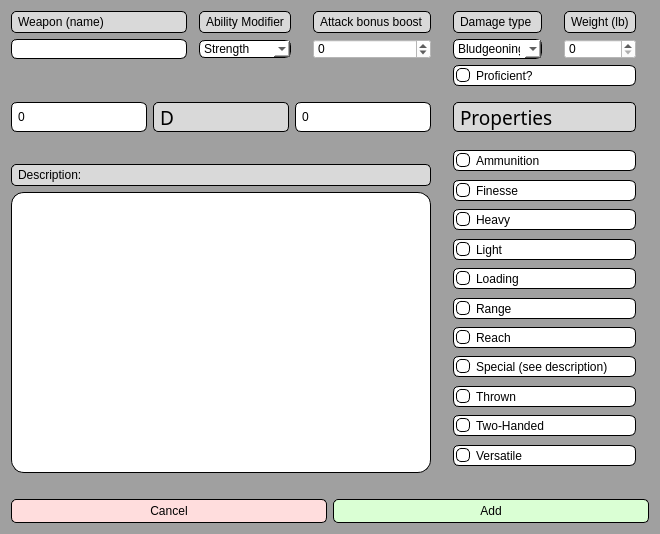
<?xml version="1.0" encoding="UTF-8"?>
<ui version="4.0">
 <class>magicItemAdder_window</class>
 <widget class="QDialog" name="magicItemAdder_window">
  <property name="geometry">
   <rect>
    <x>0</x>
    <y>0</y>
    <width>660</width>
    <height>534</height>
   </rect>
  </property>
  <property name="windowTitle">
   <string>Dialog</string>
  </property>
  <property name="styleSheet">
   <string notr="true">background: rgb(160, 160, 160)</string>
  </property>
  <layout class="QGridLayout" name="gridLayout">
   <item row="1" column="0">
    <widget class="QPushButton" name="weaponAdderCancel_button">
     <property name="styleSheet">
      <string notr="true">QPushButton{
border-style: outset;
border-width: 1px;
border-radius: 5px;
border-color: black;
background-color:rgb(255, 221, 221);
padding:4px;
}

QPushButton::hover{
background-color: rgb(255, 184, 184);
}

QPushButton::pressed{
background-color: rgb(255, 140, 140);
}

</string>
     </property>
     <property name="text">
      <string>Cancel</string>
     </property>
     <property name="autoDefault">
      <bool>false</bool>
     </property>
    </widget>
   </item>
   <item row="1" column="1">
    <widget class="QPushButton" name="weaponAdderAdd_button">
     <property name="styleSheet">
      <string notr="true">QPushButton{
border-style: outset;
border-width: 1px;
border-radius: 5px;
border-color: black;
background-color:rgb(218, 255, 212);
padding:4px;
}

QPushButton::hover{
background-color: rgb(182, 255, 181);
}

QPushButton::pressed{
background-color: rgb(135, 255, 129);
}

</string>
     </property>
     <property name="text">
      <string>Add</string>
     </property>
     <property name="autoDefault">
      <bool>false</bool>
     </property>
     <property name="default">
      <bool>true</bool>
     </property>
    </widget>
   </item>
   <item row="0" column="0" colspan="2">
    <layout class="QGridLayout" name="gridLayout_2">
     <item row="0" column="3" rowspan="2">
      <spacer name="horizontalSpacer_4">
       <property name="orientation">
        <enum>Qt::Horizontal</enum>
       </property>
       <property name="sizeType">
        <enum>QSizePolicy::Fixed</enum>
       </property>
       <property name="sizeHint" stdset="0">
        <size>
         <width>10</width>
         <height>20</height>
        </size>
       </property>
      </spacer>
     </item>
     <item row="1" column="4">
      <widget class="QSpinBox" name="attackBonus_entry">
       <property name="minimumSize">
        <size>
         <width>40</width>
         <height>20</height>
        </size>
       </property>
       <property name="cursor">
        <cursorShape>WhatsThisCursor</cursorShape>
       </property>
       <property name="statusTip">
        <string>Spell attack bonus is auto-calculated, but you can add an additional boost here</string>
       </property>
       <property name="styleSheet">
        <string notr="true">QSpinBox::hover{
background-color: rgb(225, 225, 225)
}

QSpinBox{
background-color:white
}</string>
       </property>
       <property name="minimum">
        <number>-5</number>
       </property>
      </widget>
     </item>
     <item row="4" column="0" colspan="5">
      <layout class="QHBoxLayout" name="horizontalLayout">
       <item>
        <widget class="QSpinBox" name="weaponAdderNumberOfDice_entry">
         <property name="maximumSize">
          <size>
           <width>16777215</width>
           <height>30</height>
          </size>
         </property>
         <property name="statusTip">
          <string>Type of hit dice (number of sides)</string>
         </property>
         <property name="styleSheet">
          <string notr="true">QSpinBox{
border-style: outset;
border-width: 1px;
border-radius: 6px;
border-color: black;
padding-right:6px;
background:white;
padding:4
}

QSpinBox::hover{
background-color: rgb(225, 225, 225)
}

</string>
         </property>
         <property name="buttonSymbols">
          <enum>QAbstractSpinBox::NoButtons</enum>
         </property>
        </widget>
       </item>
       <item>
        <widget class="QLabel" name="weaponD_label">
         <property name="maximumSize">
          <size>
           <width>16777215</width>
           <height>30</height>
          </size>
         </property>
         <property name="font">
          <font>
           <family>Rockwell</family>
           <pointsize>14</pointsize>
          </font>
         </property>
         <property name="styleSheet">
          <string notr="true">QLabel{
border-style: outset;
border-width: 1px;
border-radius: 5px;
border-color: black;
background-color:rgb(217,217,217);
padding:1px;
}</string>
         </property>
         <property name="text">
          <string>D</string>
         </property>
        </widget>
       </item>
       <item>
        <widget class="QSpinBox" name="weaponAdderTypeOfDice_entry">
         <property name="maximumSize">
          <size>
           <width>16777215</width>
           <height>30</height>
          </size>
         </property>
         <property name="statusTip">
          <string>Type of hit dice (number of sides)</string>
         </property>
         <property name="styleSheet">
          <string notr="true">QSpinBox{
border-style: outset;
border-width: 1px;
border-radius: 6px;
border-color: black;
padding-right:6px;
background:white;
padding:4
}

QSpinBox::hover{
background-color: rgb(225, 225, 225)
}

</string>
         </property>
         <property name="buttonSymbols">
          <enum>QAbstractSpinBox::NoButtons</enum>
         </property>
        </widget>
       </item>
      </layout>
     </item>
     <item row="0" column="4">
      <widget class="QLabel" name="weaponAttackBonus_">
       <property name="cursor">
        <cursorShape>ArrowCursor</cursorShape>
       </property>
       <property name="styleSheet">
        <string notr="true">QLabel{
border-style: outset;
border-width: 1px;
border-radius: 5px;
border-color: black;
background-color:rgb(217,217,217);
padding:3px;
}</string>
       </property>
       <property name="frameShape">
        <enum>QFrame::Box</enum>
       </property>
       <property name="frameShadow">
        <enum>QFrame::Raised</enum>
       </property>
       <property name="text">
        <string>Attack bonus boost</string>
       </property>
      </widget>
     </item>
     <item row="7" column="0" colspan="5">
      <widget class="QTextEdit" name="weaponAdderDescription_textArea">
       <property name="cursor" stdset="0">
        <cursorShape>SizeVerCursor</cursorShape>
       </property>
       <property name="styleSheet">
        <string notr="true">QTextEdit{
background-color: white;
border-style: outset;
border-width: 1px;
border-radius: 13px;
border-color: black
}

QTextEdit::hover{
background-color: rgb(225, 225, 225);
}</string>
       </property>
       <property name="acceptRichText">
        <bool>false</bool>
       </property>
      </widget>
     </item>
     <item row="6" column="0" colspan="5">
      <widget class="QLabel" name="weaponAdderDescription_label">
       <property name="cursor">
        <cursorShape>ArrowCursor</cursorShape>
       </property>
       <property name="styleSheet">
        <string notr="true">QLabel{
border-style: outset;
border-width: 1px;
border-radius: 5px;
border-color: black;
background-color:rgb(217,217,217);
padding:3px;
}</string>
       </property>
       <property name="frameShape">
        <enum>QFrame::Box</enum>
       </property>
       <property name="frameShadow">
        <enum>QFrame::Raised</enum>
       </property>
       <property name="text">
        <string>Description:</string>
       </property>
      </widget>
     </item>
     <item row="4" column="6" rowspan="4" colspan="3">
      <layout class="QGridLayout" name="gridLayout_4">
       <item row="18" column="0">
        <widget class="QCheckBox" name="special_checkBox">
         <property name="cursor">
          <cursorShape>WhatsThisCursor</cursorShape>
         </property>
         <property name="statusTip">
          <string>You might use acrobatics for keeping yourself standing on your feet, doing parkcour, or trying to make hard-to-make jumps</string>
         </property>
         <property name="styleSheet">
          <string notr="true">QCheckBox{
background-color: white;
border-style: outset;
border-width: 1px;
border-radius: 6px;
border-color: black;
padding: 2}

QCheckBox::indicator{
border-color:black;
border-style:outset;
border-width:1px;
border-radius:5px;
background-color:white
}

QCheckBox::indicator:hover{
background-color: rgb(225, 225, 225)
}

QCheckBox::indicator:checked{
background-color: rgb(75,75,75)
}</string>
         </property>
         <property name="text">
          <string>Special (see description)</string>
         </property>
        </widget>
       </item>
       <item row="20" column="0">
        <widget class="QCheckBox" name="thrown_checkBox">
         <property name="cursor">
          <cursorShape>WhatsThisCursor</cursorShape>
         </property>
         <property name="statusTip">
          <string>You might use acrobatics for keeping yourself standing on your feet, doing parkcour, or trying to make hard-to-make jumps</string>
         </property>
         <property name="styleSheet">
          <string notr="true">QCheckBox{
background-color: white;
border-style: outset;
border-width: 1px;
border-radius: 6px;
border-color: black;
padding: 2}

QCheckBox::indicator{
border-color:black;
border-style:outset;
border-width:1px;
border-radius:5px;
background-color:white
}

QCheckBox::indicator:hover{
background-color: rgb(225, 225, 225)
}

QCheckBox::indicator:checked{
background-color: rgb(75,75,75)
}</string>
         </property>
         <property name="text">
          <string>Thrown</string>
         </property>
        </widget>
       </item>
       <item row="12" column="0">
        <widget class="QCheckBox" name="loading_checkBox">
         <property name="styleSheet">
          <string notr="true">QCheckBox{
background-color: white;
border-style: outset;
border-width: 1px;
border-radius: 6px;
border-color: black;
padding: 2}

QCheckBox::indicator{
border-color:black;
border-style:outset;
border-width:1px;
border-radius:5px;
background-color:white
}

QCheckBox::indicator:hover{
background-color: rgb(225, 225, 225)
}

QCheckBox::indicator:checked{
background-color: rgb(75,75,75)
}</string>
         </property>
         <property name="text">
          <string>Loading</string>
         </property>
        </widget>
       </item>
       <item row="10" column="0">
        <widget class="QCheckBox" name="light_checkBox">
         <property name="styleSheet">
          <string notr="true">QCheckBox{
background-color: white;
border-style: outset;
border-width: 1px;
border-radius: 6px;
border-color: black;
padding: 2}

QCheckBox::indicator{
border-color:black;
border-style:outset;
border-width:1px;
border-radius:5px;
background-color:white
}

QCheckBox::indicator:hover{
background-color: rgb(225, 225, 225)
}

QCheckBox::indicator:checked{
background-color: rgb(75,75,75)
}</string>
         </property>
         <property name="text">
          <string>Light</string>
         </property>
        </widget>
       </item>
       <item row="4" column="0">
        <widget class="QCheckBox" name="ammunition_checkBox">
         <property name="styleSheet">
          <string notr="true">QCheckBox{
background-color: white;
border-style: outset;
border-width: 1px;
border-radius: 6px;
border-color: black;
padding: 2}

QCheckBox::indicator{
border-color:black;
border-style:outset;
border-width:1px;
border-radius:5px;
background-color:white
}

QCheckBox::indicator:hover{
background-color: rgb(225, 225, 225)
}

QCheckBox::indicator:checked{
background-color: rgb(75,75,75)
}</string>
         </property>
         <property name="text">
          <string>Ammunition</string>
         </property>
        </widget>
       </item>
       <item row="6" column="0">
        <widget class="QCheckBox" name="finesse_checkBox">
         <property name="styleSheet">
          <string notr="true">QCheckBox{
background-color: white;
border-style: outset;
border-width: 1px;
border-radius: 6px;
border-color: black;
padding: 2}

QCheckBox::indicator{
border-color:black;
border-style:outset;
border-width:1px;
border-radius:5px;
background-color:white
}

QCheckBox::indicator:hover{
background-color: rgb(225, 225, 225)
}

QCheckBox::indicator:checked{
background-color: rgb(75,75,75)
}</string>
         </property>
         <property name="text">
          <string>Finesse</string>
         </property>
        </widget>
       </item>
       <item row="14" column="0">
        <widget class="QCheckBox" name="range_checkBox">
         <property name="styleSheet">
          <string notr="true">QCheckBox{
background-color: white;
border-style: outset;
border-width: 1px;
border-radius: 6px;
border-color: black;
padding: 2}

QCheckBox::indicator{
border-color:black;
border-style:outset;
border-width:1px;
border-radius:5px;
background-color:white
}

QCheckBox::indicator:hover{
background-color: rgb(225, 225, 225)
}

QCheckBox::indicator:checked{
background-color: rgb(75,75,75)
}</string>
         </property>
         <property name="text">
          <string>Range</string>
         </property>
        </widget>
       </item>
       <item row="8" column="0">
        <widget class="QCheckBox" name="heavy_checkBox">
         <property name="styleSheet">
          <string notr="true">QCheckBox{
background-color: white;
border-style: outset;
border-width: 1px;
border-radius: 6px;
border-color: black;
padding: 2}

QCheckBox::indicator{
border-color:black;
border-style:outset;
border-width:1px;
border-radius:5px;
background-color:white
}

QCheckBox::indicator:hover{
background-color: rgb(225, 225, 225)
}

QCheckBox::indicator:checked{
background-color: rgb(75,75,75)
}</string>
         </property>
         <property name="text">
          <string>Heavy</string>
         </property>
        </widget>
       </item>
       <item row="24" column="0">
        <widget class="QCheckBox" name="versatile_checkBox">
         <property name="cursor">
          <cursorShape>WhatsThisCursor</cursorShape>
         </property>
         <property name="statusTip">
          <string>You might use acrobatics for keeping yourself standing on your feet, doing parkcour, or trying to make hard-to-make jumps</string>
         </property>
         <property name="styleSheet">
          <string notr="true">QCheckBox{
background-color: white;
border-style: outset;
border-width: 1px;
border-radius: 6px;
border-color: black;
padding: 2}

QCheckBox::indicator{
border-color:black;
border-style:outset;
border-width:1px;
border-radius:5px;
background-color:white
}

QCheckBox::indicator:hover{
background-color: rgb(225, 225, 225)
}

QCheckBox::indicator:checked{
background-color: rgb(75,75,75)
}</string>
         </property>
         <property name="text">
          <string>Versatile</string>
         </property>
        </widget>
       </item>
       <item row="0" column="0" alignment="Qt::AlignTop">
        <widget class="QLabel" name="weaponProperties_label">
         <property name="maximumSize">
          <size>
           <width>16777215</width>
           <height>30</height>
          </size>
         </property>
         <property name="font">
          <font>
           <family>Rockwell</family>
           <pointsize>14</pointsize>
          </font>
         </property>
         <property name="cursor">
          <cursorShape>ArrowCursor</cursorShape>
         </property>
         <property name="styleSheet">
          <string notr="true">QLabel{
border-style: outset;
border-width: 1px;
border-radius: 5px;
border-color: black;
background-color:rgb(217,217,217);
padding:1px;
}</string>
         </property>
         <property name="text">
          <string>Properties</string>
         </property>
        </widget>
       </item>
       <item row="22" column="0">
        <widget class="QCheckBox" name="twoHanded_checkBox">
         <property name="cursor">
          <cursorShape>WhatsThisCursor</cursorShape>
         </property>
         <property name="statusTip">
          <string>You might use acrobatics for keeping yourself standing on your feet, doing parkcour, or trying to make hard-to-make jumps</string>
         </property>
         <property name="styleSheet">
          <string notr="true">QCheckBox{
background-color: white;
border-style: outset;
border-width: 1px;
border-radius: 6px;
border-color: black;
padding: 2}

QCheckBox::indicator{
border-color:black;
border-style:outset;
border-width:1px;
border-radius:5px;
background-color:white
}

QCheckBox::indicator:hover{
background-color: rgb(225, 225, 225)
}

QCheckBox::indicator:checked{
background-color: rgb(75,75,75)
}</string>
         </property>
         <property name="text">
          <string>Two-Handed</string>
         </property>
        </widget>
       </item>
       <item row="16" column="0">
        <widget class="QCheckBox" name="reach_checkBox">
         <property name="styleSheet">
          <string notr="true">QCheckBox{
background-color: white;
border-style: outset;
border-width: 1px;
border-radius: 6px;
border-color: black;
padding: 2}

QCheckBox::indicator{
border-color:black;
border-style:outset;
border-width:1px;
border-radius:5px;
background-color:white
}

QCheckBox::indicator:hover{
background-color: rgb(225, 225, 225)
}

QCheckBox::indicator:checked{
background-color: rgb(75,75,75)
}</string>
         </property>
         <property name="text">
          <string>Reach</string>
         </property>
        </widget>
       </item>
       <item row="2" column="0">
        <spacer name="verticalSpacer_3">
         <property name="orientation">
          <enum>Qt::Vertical</enum>
         </property>
         <property name="sizeType">
          <enum>QSizePolicy::Fixed</enum>
         </property>
         <property name="sizeHint" stdset="0">
          <size>
           <width>20</width>
           <height>10</height>
          </size>
         </property>
        </spacer>
       </item>
       <item row="5" column="0">
        <spacer name="verticalSpacer_6">
         <property name="orientation">
          <enum>Qt::Vertical</enum>
         </property>
         <property name="sizeHint" stdset="0">
          <size>
           <width>20</width>
           <height>40</height>
          </size>
         </property>
        </spacer>
       </item>
       <item row="9" column="0">
        <spacer name="verticalSpacer_8">
         <property name="orientation">
          <enum>Qt::Vertical</enum>
         </property>
         <property name="sizeHint" stdset="0">
          <size>
           <width>20</width>
           <height>40</height>
          </size>
         </property>
        </spacer>
       </item>
       <item row="7" column="0">
        <spacer name="verticalSpacer_7">
         <property name="orientation">
          <enum>Qt::Vertical</enum>
         </property>
         <property name="sizeHint" stdset="0">
          <size>
           <width>20</width>
           <height>40</height>
          </size>
         </property>
        </spacer>
       </item>
       <item row="13" column="0">
        <spacer name="verticalSpacer_10">
         <property name="orientation">
          <enum>Qt::Vertical</enum>
         </property>
         <property name="sizeHint" stdset="0">
          <size>
           <width>20</width>
           <height>40</height>
          </size>
         </property>
        </spacer>
       </item>
       <item row="15" column="0">
        <spacer name="verticalSpacer_11">
         <property name="orientation">
          <enum>Qt::Vertical</enum>
         </property>
         <property name="sizeHint" stdset="0">
          <size>
           <width>20</width>
           <height>40</height>
          </size>
         </property>
        </spacer>
       </item>
       <item row="11" column="0">
        <spacer name="verticalSpacer_9">
         <property name="orientation">
          <enum>Qt::Vertical</enum>
         </property>
         <property name="sizeHint" stdset="0">
          <size>
           <width>20</width>
           <height>40</height>
          </size>
         </property>
        </spacer>
       </item>
       <item row="27" column="0">
        <spacer name="verticalSpacer_4">
         <property name="orientation">
          <enum>Qt::Vertical</enum>
         </property>
         <property name="sizeHint" stdset="0">
          <size>
           <width>20</width>
           <height>40</height>
          </size>
         </property>
        </spacer>
       </item>
       <item row="17" column="0">
        <spacer name="verticalSpacer_12">
         <property name="orientation">
          <enum>Qt::Vertical</enum>
         </property>
         <property name="sizeHint" stdset="0">
          <size>
           <width>20</width>
           <height>40</height>
          </size>
         </property>
        </spacer>
       </item>
       <item row="21" column="0">
        <spacer name="verticalSpacer_14">
         <property name="orientation">
          <enum>Qt::Vertical</enum>
         </property>
         <property name="sizeHint" stdset="0">
          <size>
           <width>20</width>
           <height>40</height>
          </size>
         </property>
        </spacer>
       </item>
       <item row="19" column="0">
        <spacer name="verticalSpacer_13">
         <property name="orientation">
          <enum>Qt::Vertical</enum>
         </property>
         <property name="sizeHint" stdset="0">
          <size>
           <width>20</width>
           <height>40</height>
          </size>
         </property>
        </spacer>
       </item>
       <item row="23" column="0">
        <spacer name="verticalSpacer_15">
         <property name="orientation">
          <enum>Qt::Vertical</enum>
         </property>
         <property name="sizeHint" stdset="0">
          <size>
           <width>20</width>
           <height>40</height>
          </size>
         </property>
        </spacer>
       </item>
       <item row="26" column="0">
        <spacer name="verticalSpacer_16">
         <property name="orientation">
          <enum>Qt::Vertical</enum>
         </property>
         <property name="sizeHint" stdset="0">
          <size>
           <width>20</width>
           <height>40</height>
          </size>
         </property>
        </spacer>
       </item>
       <item row="25" column="0">
        <spacer name="verticalSpacer_17">
         <property name="orientation">
          <enum>Qt::Vertical</enum>
         </property>
         <property name="sizeHint" stdset="0">
          <size>
           <width>20</width>
           <height>40</height>
          </size>
         </property>
        </spacer>
       </item>
       <item row="3" column="0">
        <spacer name="verticalSpacer_18">
         <property name="orientation">
          <enum>Qt::Vertical</enum>
         </property>
         <property name="sizeHint" stdset="0">
          <size>
           <width>20</width>
           <height>40</height>
          </size>
         </property>
        </spacer>
       </item>
      </layout>
     </item>
     <item row="1" column="8">
      <widget class="QSpinBox" name="weight_entry">
       <property name="minimumSize">
        <size>
         <width>40</width>
         <height>20</height>
        </size>
       </property>
       <property name="cursor">
        <cursorShape>WhatsThisCursor</cursorShape>
       </property>
       <property name="statusTip">
        <string>Initiative score boost. Initiative is your dexterity modifier by default, but some things can increase it beyond that</string>
       </property>
       <property name="styleSheet">
        <string notr="true">QSpinBox::hover{
background-color: rgb(225, 225, 225)
}

QSpinBox{
background-color:white
}</string>
       </property>
      </widget>
     </item>
     <item row="5" column="0">
      <spacer name="verticalSpacer_5">
       <property name="orientation">
        <enum>Qt::Vertical</enum>
       </property>
       <property name="sizeType">
        <enum>QSizePolicy::Fixed</enum>
       </property>
       <property name="sizeHint" stdset="0">
        <size>
         <width>20</width>
         <height>20</height>
        </size>
       </property>
      </spacer>
     </item>
     <item row="0" column="6" alignment="Qt::AlignTop">
      <widget class="QLabel" name="damageType_label">
       <property name="cursor">
        <cursorShape>ArrowCursor</cursorShape>
       </property>
       <property name="styleSheet">
        <string notr="true">QLabel{
border-style: outset;
border-width: 1px;
border-radius: 5px;
border-color: black;
background-color:rgb(217,217,217);
padding:3px;
}</string>
       </property>
       <property name="frameShape">
        <enum>QFrame::Box</enum>
       </property>
       <property name="frameShadow">
        <enum>QFrame::Raised</enum>
       </property>
       <property name="text">
        <string>Damage type</string>
       </property>
      </widget>
     </item>
     <item row="0" column="0" alignment="Qt::AlignTop">
      <widget class="QLabel" name="weaponName_label">
       <property name="cursor">
        <cursorShape>ArrowCursor</cursorShape>
       </property>
       <property name="styleSheet">
        <string notr="true">QLabel{
border-style: outset;
border-width: 1px;
border-radius: 5px;
border-color: black;
background-color:rgb(217,217,217);
padding:3px;
}</string>
       </property>
       <property name="frameShape">
        <enum>QFrame::Box</enum>
       </property>
       <property name="frameShadow">
        <enum>QFrame::Raised</enum>
       </property>
       <property name="text">
        <string>Weapon (name)</string>
       </property>
      </widget>
     </item>
     <item row="0" column="5" rowspan="2">
      <spacer name="horizontalSpacer_2">
       <property name="orientation">
        <enum>Qt::Horizontal</enum>
       </property>
       <property name="sizeType">
        <enum>QSizePolicy::Fixed</enum>
       </property>
       <property name="sizeHint" stdset="0">
        <size>
         <width>10</width>
         <height>20</height>
        </size>
       </property>
      </spacer>
     </item>
     <item row="1" column="0" alignment="Qt::AlignTop">
      <widget class="QLineEdit" name="weaponAdderName_entry">
       <property name="minimumSize">
        <size>
         <width>0</width>
         <height>20</height>
        </size>
       </property>
       <property name="cursor">
        <cursorShape>SizeVerCursor</cursorShape>
       </property>
       <property name="styleSheet">
        <string notr="true">QLineEdit{
background-color: white;
border-style: outset;
border-width: 1px;
border-radius: 6px;
border-color: black
}

QLineEdit::hover{
background-color: rgb(225, 225, 225);
}</string>
       </property>
      </widget>
     </item>
     <item row="8" column="0" colspan="10">
      <spacer name="verticalSpacer">
       <property name="orientation">
        <enum>Qt::Vertical</enum>
       </property>
       <property name="sizeType">
        <enum>QSizePolicy::Fixed</enum>
       </property>
       <property name="sizeHint" stdset="0">
        <size>
         <width>20</width>
         <height>20</height>
        </size>
       </property>
      </spacer>
     </item>
     <item row="2" column="0">
      <spacer name="verticalSpacer_2">
       <property name="orientation">
        <enum>Qt::Vertical</enum>
       </property>
       <property name="sizeType">
        <enum>QSizePolicy::Fixed</enum>
       </property>
       <property name="sizeHint" stdset="0">
        <size>
         <width>20</width>
         <height>20</height>
        </size>
       </property>
      </spacer>
     </item>
     <item row="0" column="9">
      <widget class="QLabel" name="magicItemAdderRarity_label_2">
       <property name="text">
        <string/>
       </property>
      </widget>
     </item>
     <item row="1" column="6" alignment="Qt::AlignTop">
      <widget class="QComboBox" name="weaponAdderDamageType_entry">
       <property name="minimumSize">
        <size>
         <width>0</width>
         <height>20</height>
        </size>
       </property>
       <property name="styleSheet">
        <string notr="true">QComboBox{
background-color: white;
border-style: outset;
border-width: 1px;
border-radius: 6px;
border-color: black
}

QComboBox QAbstractItemView {
    border: 2px solid darkgray;
    selection-background-color: rgb(220,220,220);
	color:black;
	background-color:rgb(150,150,150);
	border-style: outset;
	border-width: 1px;
	border-radius: 6px;
	border-color: black
}

QComboBox::hover{
background-color: rgb(225, 225, 225);
}

QComboBox::down-arrow:pressed {
    position: relative;
    top: 2px; left: 2px;
}</string>
       </property>
       <property name="sizeAdjustPolicy">
        <enum>QComboBox::AdjustToContents</enum>
       </property>
       <item>
        <property name="text">
         <string>Bludgeoning</string>
        </property>
       </item>
       <item>
        <property name="text">
         <string>Piercing</string>
        </property>
       </item>
       <item>
        <property name="text">
         <string>Slashing</string>
        </property>
       </item>
      </widget>
     </item>
     <item row="0" column="7">
      <spacer name="horizontalSpacer_3">
       <property name="orientation">
        <enum>Qt::Horizontal</enum>
       </property>
       <property name="sizeType">
        <enum>QSizePolicy::Fixed</enum>
       </property>
       <property name="sizeHint" stdset="0">
        <size>
         <width>10</width>
         <height>20</height>
        </size>
       </property>
      </spacer>
     </item>
     <item row="0" column="8">
      <widget class="QLabel" name="weight_label">
       <property name="cursor">
        <cursorShape>ArrowCursor</cursorShape>
       </property>
       <property name="styleSheet">
        <string notr="true">QLabel{
border-style: outset;
border-width: 1px;
border-radius: 5px;
border-color: black;
background-color:rgb(217,217,217);
padding:3px;
}</string>
       </property>
       <property name="frameShape">
        <enum>QFrame::Box</enum>
       </property>
       <property name="frameShadow">
        <enum>QFrame::Raised</enum>
       </property>
       <property name="text">
        <string>Weight (lb)</string>
       </property>
      </widget>
     </item>
     <item row="0" column="2">
      <widget class="QLabel" name="abilityModifier_label">
       <property name="cursor">
        <cursorShape>ArrowCursor</cursorShape>
       </property>
       <property name="styleSheet">
        <string notr="true">QLabel{
border-style: outset;
border-width: 1px;
border-radius: 5px;
border-color: black;
background-color:rgb(217,217,217);
padding:3px;
}</string>
       </property>
       <property name="frameShape">
        <enum>QFrame::Box</enum>
       </property>
       <property name="frameShadow">
        <enum>QFrame::Raised</enum>
       </property>
       <property name="text">
        <string>Ability Modifier</string>
       </property>
      </widget>
     </item>
     <item row="1" column="2">
      <widget class="QComboBox" name="abilityModifier_entry">
       <property name="styleSheet">
        <string notr="true">QComboBox{
background-color: white;
border-style: outset;
border-width: 1px;
border-radius: 6px;
border-color: black
}

QComboBox QAbstractItemView {
    border: 2px solid darkgray;
    selection-background-color: rgb(220,220,220);
	color:black;
	background-color:rgb(150,150,150);
	border-style: outset;
	border-width: 1px;
	border-radius: 6px;
	border-color: black
}

QComboBox::hover{
background-color: rgb(225, 225, 225);
}

QComboBox::down-arrow:pressed {
    position: relative;
    top: 2px; left: 2px;
}</string>
       </property>
       <property name="sizeAdjustPolicy">
        <enum>QComboBox::AdjustToContents</enum>
       </property>
       <property name="frame">
        <bool>true</bool>
       </property>
       <item>
        <property name="text">
         <string>Strength</string>
        </property>
       </item>
       <item>
        <property name="text">
         <string>Dextarity</string>
        </property>
       </item>
       <item>
        <property name="text">
         <string>Constitution</string>
        </property>
       </item>
       <item>
        <property name="text">
         <string>Intelligence</string>
        </property>
       </item>
       <item>
        <property name="text">
         <string>Wisdom</string>
        </property>
       </item>
       <item>
        <property name="text">
         <string>Charisma</string>
        </property>
       </item>
      </widget>
     </item>
     <item row="2" column="6" colspan="3">
      <widget class="QCheckBox" name="proficient_checkBox">
       <property name="cursor">
        <cursorShape>WhatsThisCursor</cursorShape>
       </property>
       <property name="statusTip">
        <string>Deception is lying, or misleading people</string>
       </property>
       <property name="styleSheet">
        <string notr="true">QCheckBox{
background-color: white;
border-style: outset;
border-width: 1px;
border-radius: 6px;
border-color: black;
padding: 2}

QCheckBox{
background-color: white
}

QCheckBox::hover{
background-color: rgb(245, 245, 245)
}

QCheckBox::indicator{
border-color:black;
border-style:outset;
border-width:1px;
border-radius:5px;
background-color:white
}

QCheckBox::indicator:hover{
background-color: rgb(225, 225, 225)
}

QCheckBox::indicator:checked{
background-color: rgb(75,75,75)
}</string>
       </property>
       <property name="text">
        <string>Proficient?</string>
       </property>
      </widget>
     </item>
     <item row="3" column="6">
      <spacer name="verticalSpacer_19">
       <property name="orientation">
        <enum>Qt::Vertical</enum>
       </property>
       <property name="sizeType">
        <enum>QSizePolicy::Fixed</enum>
       </property>
       <property name="sizeHint" stdset="0">
        <size>
         <width>20</width>
         <height>10</height>
        </size>
       </property>
      </spacer>
     </item>
    </layout>
   </item>
  </layout>
 </widget>
 <resources/>
 <connections/>
</ui>
